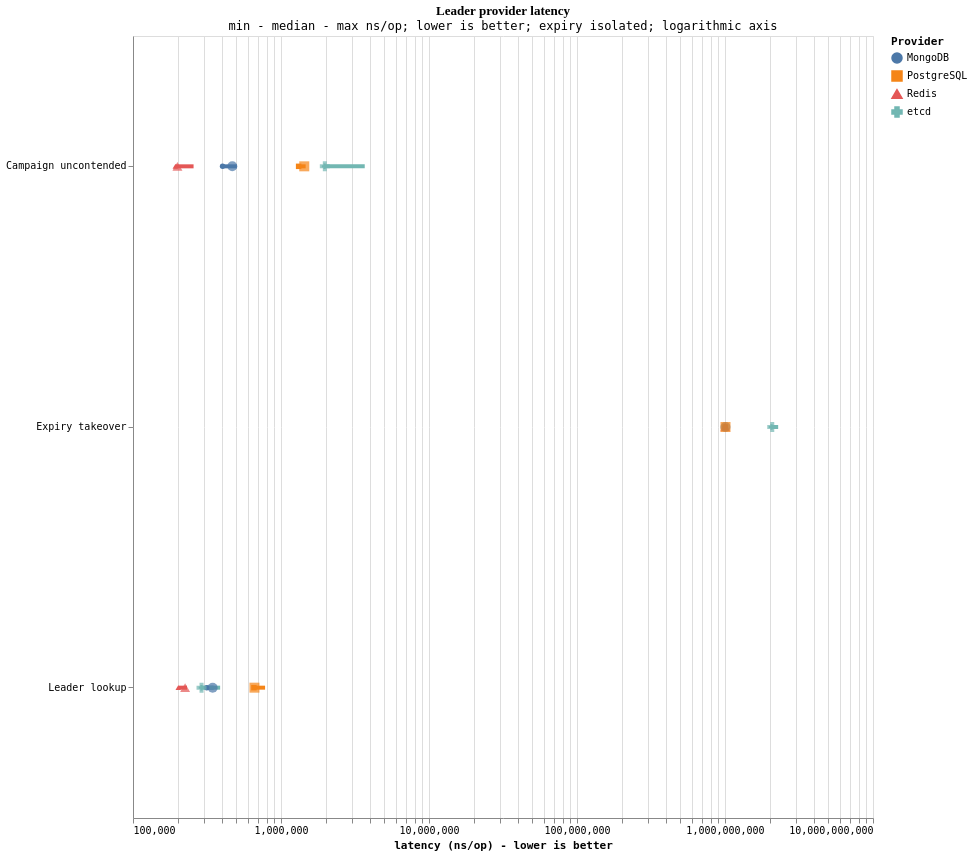

Write a Vega-Lite specification for this figure.
### Vega-Lite specification from a JSON file in a GitHub repository (floating-point values rounded to 4 significant figures)
{"$schema": "https://vega.github.io/schema/vega-lite/v5.json", "title": {"text": "Leader provider latency", "subtitle": "min - median - max ns/op; lower is better; expiry isolated; logarithmic axis"}, "width": 740, "height": 782, "data": {"values": [{"provider": "Redis", "scenario": "Campaign uncontended", "panel": "Ordinary operations", "min": 193175, "median": 199635, "max": 256596, "samples": 3}, {"provider": "Redis", "scenario": "Leader lookup", "panel": "Ordinary operations", "min": 202180, "median": 224905, "max": 231709, "samples": 3}, {"provider": "Redis", "scenario": "Expiry takeover", "panel": "Deadline-driven takeover", "min": 1004296458, "median": 1004323375, "max": 1004653333, "samples": 3}, {"provider": "MongoDB", "scenario": "Campaign uncontended", "panel": "Ordinary operations", "min": 402851, "median": 468764, "max": 503648, "samples": 3}, {"provider": "MongoDB", "scenario": "Leader lookup", "panel": "Ordinary operations", "min": 315020, "median": 345329, "max": 350979, "samples": 3}, {"provider": "MongoDB", "scenario": "Expiry takeover", "panel": "Deadline-driven takeover", "min": 1002791833, "median": 1006958625, "max": 1007044000, "samples": 3}, {"provider": "PostgreSQL", "scenario": "Campaign uncontended", "panel": "Ordinary operations", "min": 1315618, "median": 1436177, "max": 1467531, "samples": 3}, {"provider": "PostgreSQL", "scenario": "Leader lookup", "panel": "Ordinary operations", "min": 655902, "median": 661827, "max": 780634, "samples": 3}, {"provider": "PostgreSQL", "scenario": "Expiry takeover", "panel": "Deadline-driven takeover", "min": 1003729833, "median": 1007953834, "max": 1010098292, "samples": 3}, {"provider": "etcd", "scenario": "Campaign uncontended", "panel": "Ordinary operations", "min": 1967557, "median": 1977304, "max": 3679669, "samples": 3}, {"provider": "etcd", "scenario": "Leader lookup", "panel": "Ordinary operations", "min": 289956, "median": 290424, "max": 387885, "samples": 3}, {"provider": "etcd", "scenario": "Expiry takeover", "panel": "Deadline-driven takeover", "min": 2060678709, "median": 2085930625, "max": 2286870208, "samples": 3}]}, "encoding": {"y": {"field": "scenario", "type": "nominal", "title": null}, "color": {"field": "provider", "type": "nominal", "title": "Provider"}, "shape": {"field": "provider", "type": "nominal", "title": "Provider"}, "row": {"field": "panel", "type": "nominal", "title": null}}, "layer": [{"mark": {"type": "rule", "strokeWidth": 4}, "encoding": {"x": {"field": "min", "type": "quantitative", "title": "latency (ns/op) - lower is better", "scale": {"type": "log", "zero": false}}, "x2": {"field": "max"}}}, {"mark": {"type": "point", "filled": true, "size": 100}, "encoding": {"x": {"field": "median", "type": "quantitative", "scale": {"type": "log", "zero": false}}}}], "config": {"font": "Comic Mono, SFMono-Regular, Consolas, monospace", "title": {"font": "Architects Daughter, Comic Sans MS, cursive"}, "background": "#FFFFFF"}}
